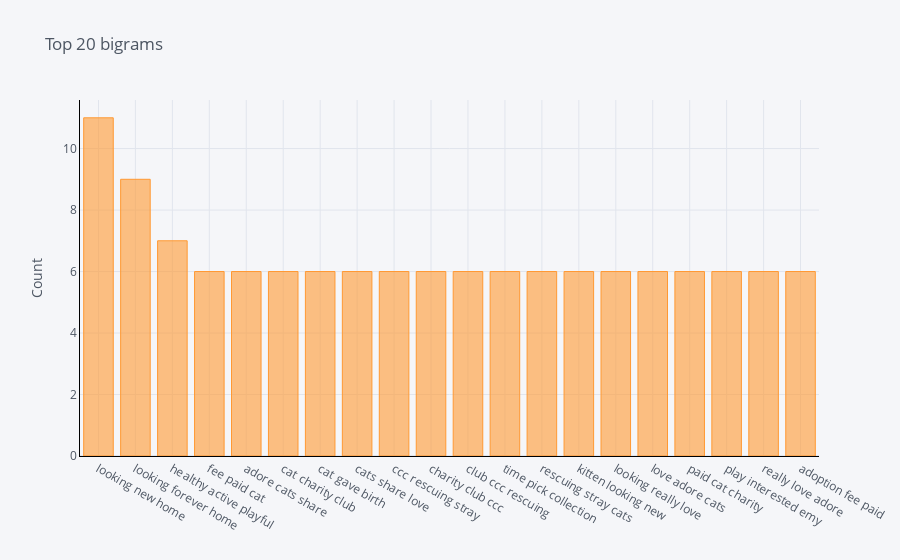
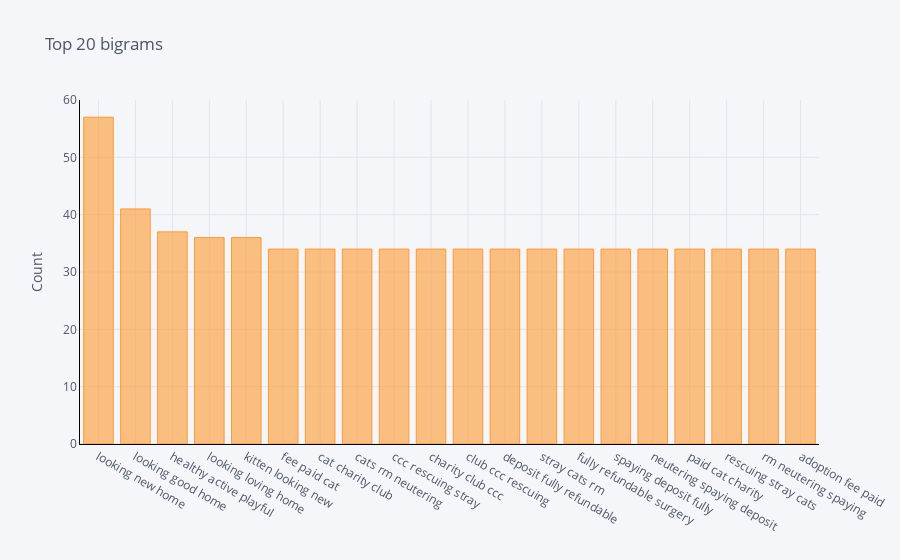
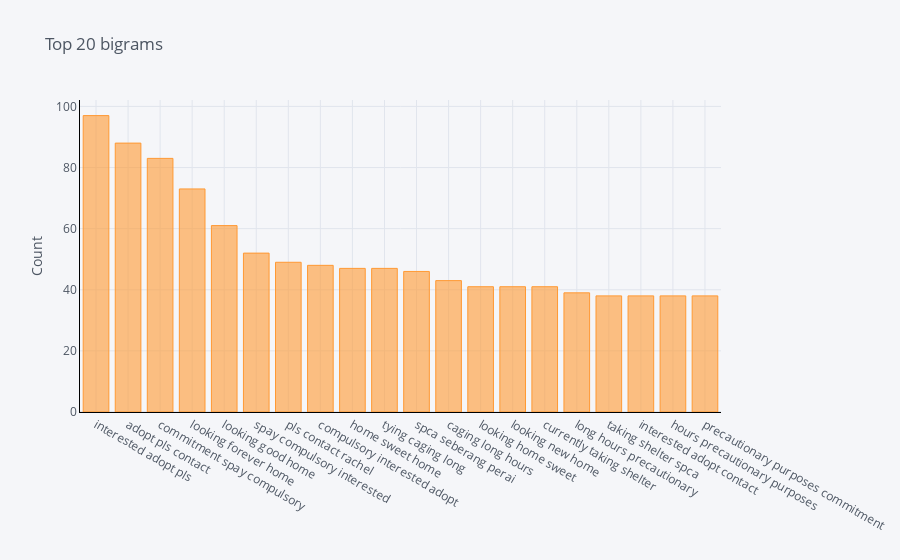
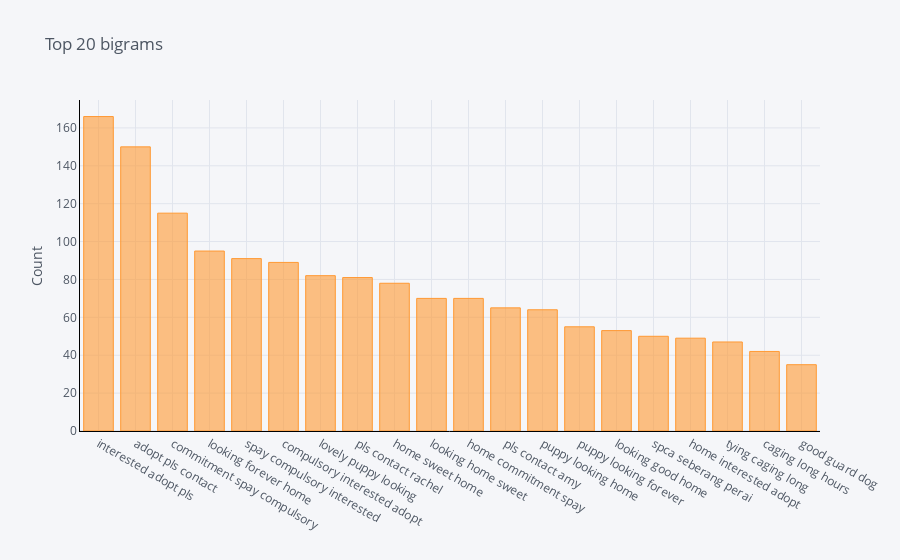

Source (notebook cell) for these figures, in order:
### Code cell
s4 = npf[npf['AdoptionSpeed'] == 4]
s3 = npf[npf['AdoptionSpeed'] == 3]
s2 = npf[npf['AdoptionSpeed'] == 2]
s1 = npf[npf['AdoptionSpeed'] == 1]
s0 = npf[npf['AdoptionSpeed'] == 0]


for i in [s0,s1,s2,s3,s4]:
    common_words = get_top_n_bigram(i['Description'],ng=3 , n = 20)
    df4 = pd.DataFrame(common_words, columns = ['ReviewText' , 'count'])
    df4.groupby('ReviewText').sum()['count'].sort_values(ascending=False).iplot(
        kind='bar', yTitle='Count', linecolor='black', title=('Top 20 bigrams'))

### Figure 1 — Plotly figure (JSON) as saved in the notebook; plotly's stock layout.template omitted (floating-point values rounded to 4 significant figures)
{"data": [{"marker": {"color": "rgba(255, 153, 51, 0.6)", "line": {"color": "rgba(255, 153, 51, 1.0)", "width": 1}}, "name": "count", "orientation": "v", "text": "", "type": "bar", "x": ["looking new home", "looking forever home", "healthy active playful", "fee paid cat", "adore cats share", "cat charity club", "cat gave birth", "cats share love", "ccc rescuing stray", "charity club ccc", "club ccc rescuing", "time pick collection", "rescuing stray cats", "kitten looking new", "looking really love", "love adore cats", "paid cat charity", "play interested emy", "really love adore", "adoption fee paid"], "y": [11, 9, 7, 6, 6, 6, 6, 6, 6, 6, 6, 6, 6, 6, 6, 6, 6, 6, 6, 6]}], "layout": {"legend": {"bgcolor": "#F5F6F9", "font": {"color": "#4D5663"}}, "paper_bgcolor": "#F5F6F9", "plot_bgcolor": "#F5F6F9", "title": {"font": {"color": "#4D5663"}, "text": "Top 20 bigrams"}, "xaxis": {"gridcolor": "#E1E5ED", "linecolor": "black", "showgrid": true, "tickfont": {"color": "#4D5663"}, "title": {"font": {"color": "#4D5663"}, "text": ""}, "zerolinecolor": "#E1E5ED"}, "yaxis": {"gridcolor": "#E1E5ED", "linecolor": "black", "showgrid": true, "tickfont": {"color": "#4D5663"}, "title": {"font": {"color": "#4D5663"}, "text": "Count"}, "zerolinecolor": "#E1E5ED"}}}

### Figure 2 — Plotly figure (JSON) as saved in the notebook; plotly's stock layout.template omitted (floating-point values rounded to 4 significant figures)
{"data": [{"marker": {"color": "rgba(255, 153, 51, 0.6)", "line": {"color": "rgba(255, 153, 51, 1.0)", "width": 1}}, "name": "count", "orientation": "v", "text": "", "type": "bar", "x": ["looking new home", "looking good home", "healthy active playful", "looking loving home", "kitten looking new", "fee paid cat", "cat charity club", "cats rm neutering", "ccc rescuing stray", "charity club ccc", "club ccc rescuing", "deposit fully refundable", "stray cats rm", "fully refundable surgery", "spaying deposit fully", "neutering spaying deposit", "paid cat charity", "rescuing stray cats", "rm neutering spaying", "adoption fee paid"], "y": [57, 41, 37, 36, 36, 34, 34, 34, 34, 34, 34, 34, 34, 34, 34, 34, 34, 34, 34, 34]}], "layout": {"legend": {"bgcolor": "#F5F6F9", "font": {"color": "#4D5663"}}, "paper_bgcolor": "#F5F6F9", "plot_bgcolor": "#F5F6F9", "title": {"font": {"color": "#4D5663"}, "text": "Top 20 bigrams"}, "xaxis": {"gridcolor": "#E1E5ED", "linecolor": "black", "showgrid": true, "tickfont": {"color": "#4D5663"}, "title": {"font": {"color": "#4D5663"}, "text": ""}, "zerolinecolor": "#E1E5ED"}, "yaxis": {"gridcolor": "#E1E5ED", "linecolor": "black", "showgrid": true, "tickfont": {"color": "#4D5663"}, "title": {"font": {"color": "#4D5663"}, "text": "Count"}, "zerolinecolor": "#E1E5ED"}}}

### Figure 3 — Plotly figure (JSON) as saved in the notebook; plotly's stock layout.template omitted (floating-point values rounded to 4 significant figures)
{"data": [{"marker": {"color": "rgba(255, 153, 51, 0.6)", "line": {"color": "rgba(255, 153, 51, 1.0)", "width": 1}}, "name": "count", "orientation": "v", "text": "", "type": "bar", "x": ["interested adopt pls", "adopt pls contact", "commitment spay compulsory", "looking forever home", "looking good home", "spay compulsory interested", "pls contact rachel", "compulsory interested adopt", "home sweet home", "tying caging long", "spca seberang perai", "caging long hours", "looking home sweet", "looking new home", "currently taking shelter", "long hours precautionary", "taking shelter spca", "interested adopt contact", "hours precautionary purposes", "precautionary purposes commitment"], "y": [97, 88, 83, 73, 61, 52, 49, 48, 47, 47, 46, 43, 41, 41, 41, 39, 38, 38, 38, 38]}], "layout": {"legend": {"bgcolor": "#F5F6F9", "font": {"color": "#4D5663"}}, "paper_bgcolor": "#F5F6F9", "plot_bgcolor": "#F5F6F9", "title": {"font": {"color": "#4D5663"}, "text": "Top 20 bigrams"}, "xaxis": {"gridcolor": "#E1E5ED", "linecolor": "black", "showgrid": true, "tickfont": {"color": "#4D5663"}, "title": {"font": {"color": "#4D5663"}, "text": ""}, "zerolinecolor": "#E1E5ED"}, "yaxis": {"gridcolor": "#E1E5ED", "linecolor": "black", "showgrid": true, "tickfont": {"color": "#4D5663"}, "title": {"font": {"color": "#4D5663"}, "text": "Count"}, "zerolinecolor": "#E1E5ED"}}}

### Figure 4 — Plotly figure (JSON) as saved in the notebook; plotly's stock layout.template omitted (floating-point values rounded to 4 significant figures)
{"data": [{"marker": {"color": "rgba(255, 153, 51, 0.6)", "line": {"color": "rgba(255, 153, 51, 1.0)", "width": 1}}, "name": "count", "orientation": "v", "text": "", "type": "bar", "x": ["interested adopt pls", "adopt pls contact", "commitment spay compulsory", "looking forever home", "spay compulsory interested", "compulsory interested adopt", "lovely puppy looking", "pls contact rachel", "home sweet home", "looking home sweet", "home commitment spay", "pls contact amy", "puppy looking home", "puppy looking forever", "looking good home", "spca seberang perai", "home interested adopt", "tying caging long", "caging long hours", "good guard dog"], "y": [166, 150, 115, 95, 91, 89, 82, 81, 78, 70, 70, 65, 64, 55, 53, 50, 49, 47, 42, 35]}], "layout": {"legend": {"bgcolor": "#F5F6F9", "font": {"color": "#4D5663"}}, "paper_bgcolor": "#F5F6F9", "plot_bgcolor": "#F5F6F9", "title": {"font": {"color": "#4D5663"}, "text": "Top 20 bigrams"}, "xaxis": {"gridcolor": "#E1E5ED", "linecolor": "black", "showgrid": true, "tickfont": {"color": "#4D5663"}, "title": {"font": {"color": "#4D5663"}, "text": ""}, "zerolinecolor": "#E1E5ED"}, "yaxis": {"gridcolor": "#E1E5ED", "linecolor": "black", "showgrid": true, "tickfont": {"color": "#4D5663"}, "title": {"font": {"color": "#4D5663"}, "text": "Count"}, "zerolinecolor": "#E1E5ED"}}}
